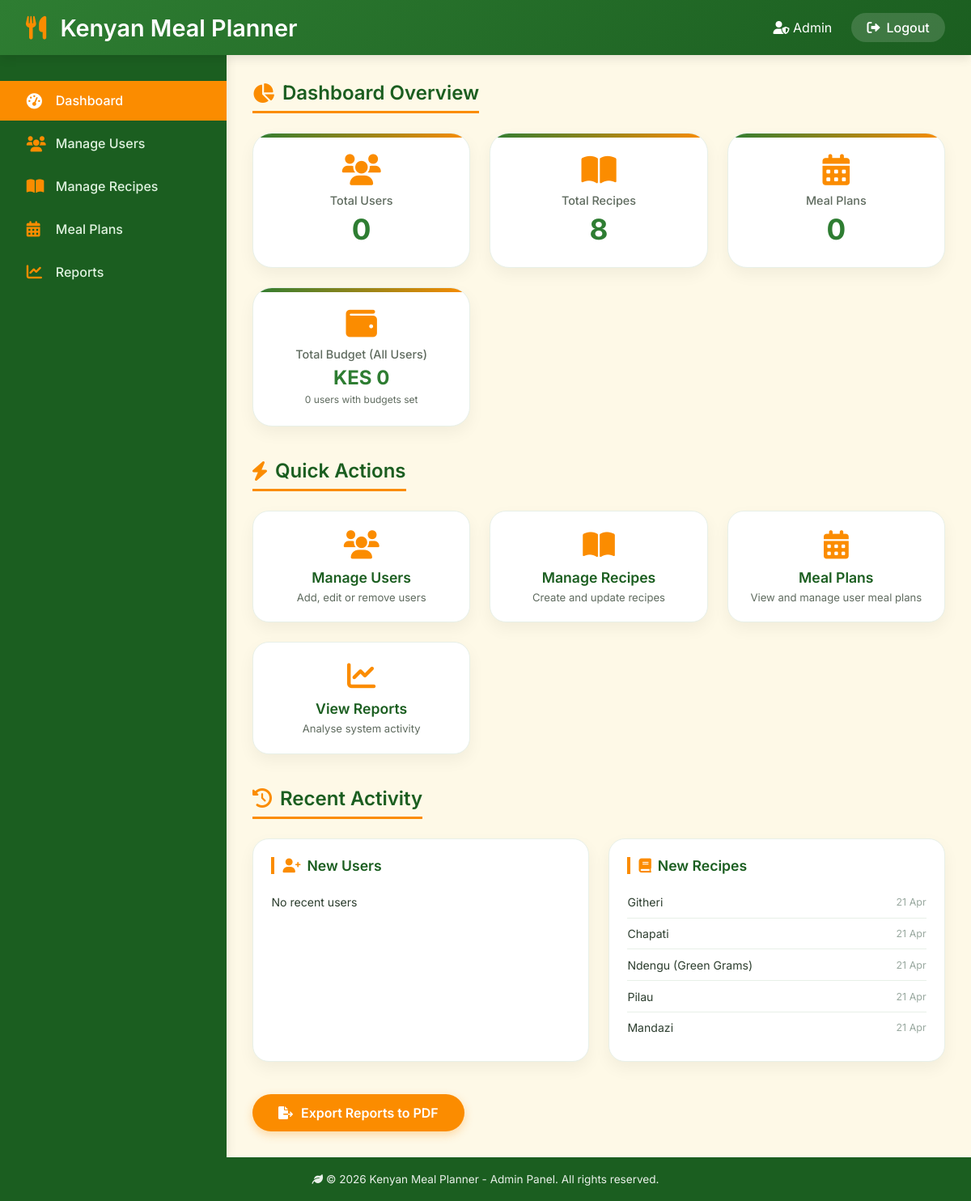
Page /admin/dashboard.php (signed in) on the committed database.
### tables this page shows
CREATE TABLE recipes (
    id INT AUTO_INCREMENT PRIMARY KEY,
    user_id INT,
    name VARCHAR(150) NOT NULL,
    category VARCHAR(100),
    servings INT DEFAULT 1,
    instructions TEXT,
    created_at TIMESTAMP DEFAULT CURRENT_TIMESTAMP,
    FOREIGN KEY (user_id) REFERENCES users(id) ON DELETE SET NULL
);

### public/admin/dashboard.php (the view, shortened to what this page needs)
<?php
require_once APP_PATH . '/config/db.php';
$totalUsers     = $conn->query("SELECT COUNT(*) AS c FROM users WHERE role='user'")->fetch_assoc()['c'];
$totalRecipes   = $conn->query("SELECT COUNT(*) AS c FROM recipes")->fetch_assoc()['c'];
$totalMealPlans = $conn->query("SELECT COUNT(*) AS c FROM meal_plans")->fetch_assoc()['c'];
$budgetRow       = $conn->query("SELECT COALESCE(SUM(b.total_budget),0) AS total, COUNT(DISTINCT b.user_id) AS cnt FROM budgets b JOIN users u ON u.id=b.user_id WHERE u.role='user'")->fetch_assoc();
$hpBudgetRow     = $conn->query("SELECT COALESCE(SUM(hp.weekly_budget),0) AS total, COUNT(DISTINCT hp.user_id) AS cnt FROM household_profiles hp JOIN users u ON u.id=hp.user_id WHERE u.role='user' AND hp.weekly_budget > 0")->fetch_assoc();
$totalBudget     = ($budgetRow['total'] > 0) ? $budgetRow['total'] : $hpBudgetRow['total'];
$usersWithBudget = ($budgetRow['cnt'] > 0) ? $budgetRow['cnt'] : $hpBudgetRow['cnt'];
$recentUsers   = $conn->query("SELECT name, email, created_at FROM users WHERE role='user' ORDER BY created_at DESC LIMIT 5");
$recentRecipes = $conn->query("SELECT name, created_at FROM recipes ORDER BY created_at DESC LIMIT 5");
?>
<!DOCTYPE html>
<html lang="en">
<head>
    <link rel="stylesheet" href="https://cdnjs.cloudflare.com/ajax/libs/font-awesome/6.0.0-beta3/css/all.min.css">
</head>
<body>
<header class="admin-header">
    <h1><i class="fas fa-utensils"></i> Kenyan Meal Planner</h1>
    <div class="header-right">
        <span><i class="fas fa-user-shield"></i> <?= htmlspecialchars($_SESSION['user_name'] ?? 'Admin') ?></span>
        <a class="logout-btn" href="../logout.php"><i class="fas fa-sign-out-alt"></i> Logout</a>
    </div>
</header>
<div class="admin-container">
    <aside class="admin-sidebar">
        <ul>
            <li><a href="dashboard.php" class="active"><i class="fas fa-tachometer-alt"></i> Dashboard</a></li>
            <li><a href="users.php"><i class="fas fa-users"></i> Manage Users</a></li>
            <li><a href="recipes.php"><i class="fas fa-book-open"></i> Manage Recipes</a></li>
            <li><a href="meal_plans.php"><i class="fas fa-calendar-alt"></i> Meal Plans</a></li>
            <li><a href="reports.php"><i class="fas fa-chart-line"></i> Reports</a></li>
        </ul>
    </aside>
    <main class="admin-main">
        <div class="section-title"><i class="fas fa-chart-pie"></i> Dashboard Overview</div>
        <div class="stats-grid">
            <div class="stat-card">
                <i class="fas fa-users"></i>
                <h3>Total Users</h3>
                <div class="number"><?= $totalUsers ?></div>
            </div>
            <div class="stat-card">
                <i class="fas fa-book-open"></i>
                <h3>Total Recipes</h3>
                <div class="number"><?= $totalRecipes ?></div>
            </div>
            <div class="stat-card">
                <i class="fas fa-calendar-alt"></i>
                <h3>Meal Plans</h3>
                <div class="number"><?= $totalMealPlans ?></div>
            </div>
            <div class="stat-card">
                <i class="fas fa-wallet"></i>
                <h3>Total Budget (All Users)</h3>
                <div class="number" style="font-size:1.5rem;">KES <?= number_format($totalBudget, 0) ?></div>
                <div class="sub"><?= $usersWithBudget ?> user<?= $usersWithBudget != 1 ? 's' : '' ?> with budgets set</div>
            </div>
        </div>
        <div class="section-title"><i class="fas fa-bolt"></i> Quick Actions</div>
        <div class="actions-grid">
            <a href="users.php" class="action-card"><i class="fas fa-users"></i><h4>Manage Users</h4><p>Add, edit or remove users</p></a>
            <a href="recipes.php" class="action-card"><i class="fas fa-book-open"></i><h4>Manage Recipes</h4><p>Create and update recipes</p></a>
            <a href="meal_plans.php" class="action-card"><i class="fas fa-calendar-alt"></i><h4>Meal Plans</h4><p>View and manage user meal plans</p></a>
            <a href="reports.php" class="action-card"><i class="fas fa-chart-line"></i><h4>View Reports</h4><p>Analyse system activity</p></a>
        </div>
        <div class="section-title"><i class="fas fa-history"></i> Recent Activity</div>
        <div class="recent-grid">
            <div class="recent-card">
                <h3><i class="fas fa-user-plus"></i> New Users</h3>
                <table class="recent-table">
                    <?php if ($recentUsers && $recentUsers->num_rows > 0): ?>
                        <?php while ($u = $recentUsers->fetch_assoc()): ?>
                            <tr><td><?= htmlspecialchars($u['name']) ?></td><td class="time"><?= date('d M', strtotime($u['created_at'])) ?></td></tr>
                        <?php endwhile; ?>
                    <?php else: ?><tr><td colspan="2">No recent users</td></tr><?php endif; ?>
                </table>
            </div>
            <div class="recent-card">
                <h3><i class="fas fa-book"></i> New Recipes</h3>
                <table class="recent-table">
                    <?php if ($recentRecipes && $recentRecipes->num_rows > 0): ?>
                        <?php while ($r = $recentRecipes->fetch_assoc()): ?>
                            <tr><td><?= htmlspecialchars($r['name']) ?></td><td class="time"><?= date('d M', strtotime($r['created_at'])) ?></td></tr>
                        <?php endwhile; ?>
                    <?php else: ?><tr><td colspan="2">No recent recipes</td></tr><?php endif; ?>
                </table>
            </div>
        </div>
        <a href="export_reports.php" class="export-btn"><i class="fas fa-file-export"></i> Export Reports to PDF</a>
    </main>
</div>
<footer class="admin-footer"><i class="fas fa-leaf"></i> &copy; 2026 Kenyan Meal Planner - Admin Panel. All rights reserved.</footer>
</body>
</html>

### rows in the picture
recipes: name "Githeri", created_at "21 Apr"
recipes: name "Chapati", created_at "21 Apr"
recipes: name "Ndengu (Green Grams)", created_at "21 Apr"
recipes: name "Pilau", created_at "21 Apr"
recipes: name "Mandazi", created_at "21 Apr"

### other values in the picture
$_SESSION['user_name'] "Admin"
$totalUsers "0"
$totalRecipes "8"
$totalMealPlans "0"
$totalBudget "0"
$usersWithBudget "0"
